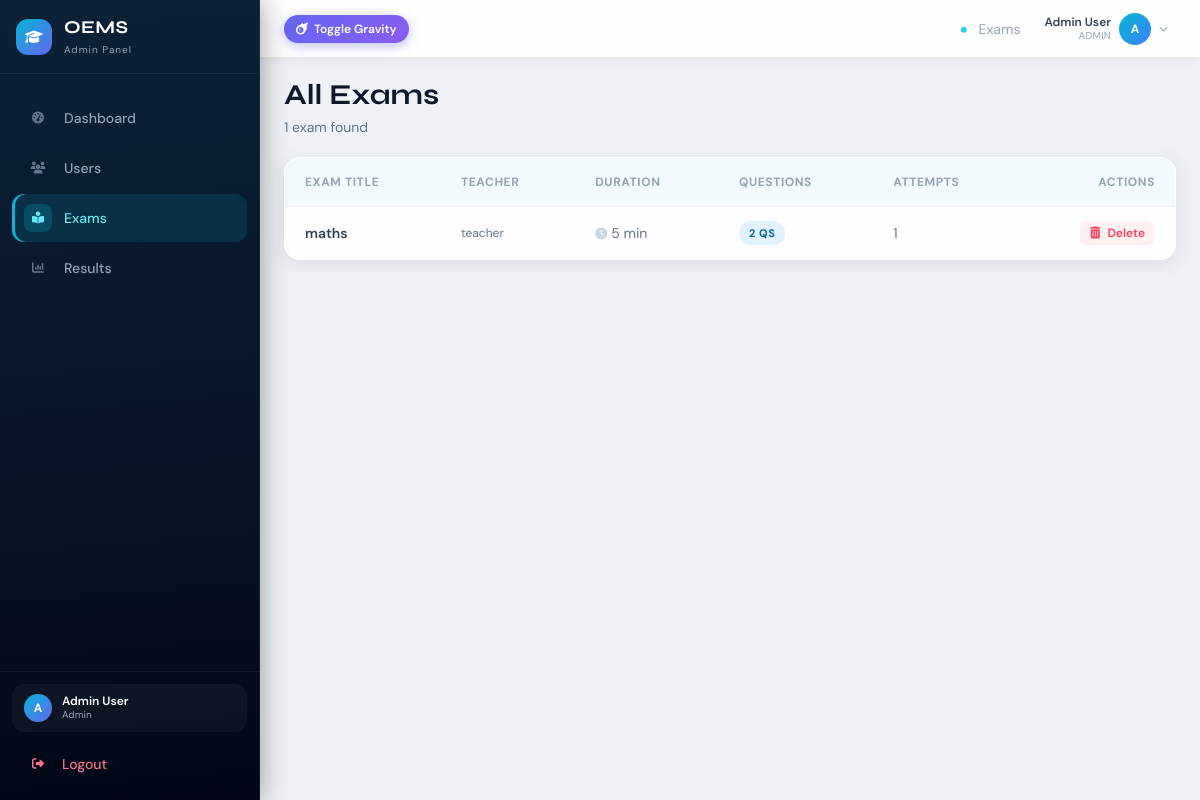
The page /exams (signed in) on the database its author committed.
### tables this page shows
CREATE TABLE exams (
            id INTEGER PRIMARY KEY AUTOINCREMENT,
            title TEXT NOT NULL,
            teacher_id INTEGER NOT NULL,
            duration INTEGER NOT NULL, -- duration in minutes
            created_at TIMESTAMP DEFAULT CURRENT_TIMESTAMP,
            FOREIGN KEY (teacher_id) REFERENCES users (id) ON DELETE CASCADE
        );

### app.py (the view, shortened to what this page needs)
@app.route('/exams')
@login_required
def exams():
    role = session.get('user_role')
    conn = models.get_db_connection()
    if role == 'admin':
        exam_list = conn.execute('''
            SELECT e.*, u.name AS teacher_name,
                   COUNT(DISTINCT q.id) AS question_count,
                   COUNT(DISTINCT r.id) AS attempt_count
            FROM exams e
            JOIN users u ON e.teacher_id = u.id
            LEFT JOIN questions q ON q.exam_id = e.id
            LEFT JOIN results   r ON r.exam_id = e.id
            GROUP BY e.id
            ORDER BY e.created_at DESC
        ''').fetchall()
        conn.close()
        return render_template('exams.html', exams=exam_list, view_type='admin')
    else:  # student
        conn.close()
        return redirect(url_for('available_exams'))

### app.py (called while the page is built)
def login_required(f):
    @wraps(f)
    def decorated(*args, **kwargs):
        if 'user_id' not in session:
            flash("Please log in to access this page.", "danger")
            return redirect(url_for('login'))
        return f(*args, **kwargs)
    return decorated

### models.py (called while the page is built)
def get_db_connection():
    db_path = os.path.join(os.path.dirname(os.path.abspath(__file__)), 'database.db')
    conn = sqlite3.connect(db_path)
    conn.row_factory = sqlite3.Row
    conn.execute('PRAGMA foreign_keys = ON')
    return conn

### templates/exams.html (shortened to what this page needs)
{% extends 'base.html' %}
{% block page_label %}Exams{% endblock %}
{% block content %}
<div class="page-header mb-5 anim-in flex flex-wrap items-center justify-between gap-3">
  <div>
    <h1>{% if view_type == 'admin' %}All Exams{% else %}My Exams{% endif %}</h1>
    <p class="text-sm text-slate-500 mt-1">{{ exams|length }} exam{{ 's' if exams|length != 1 else '' }} found</p>
  </div>
</div>
{% if exams %}
<div class="glass rounded-2xl overflow-hidden anim-in physics-element hidden sm:block">
  <div class="overflow-x-auto">
    <table class="w-full data-table">
      <thead>
        <tr class="text-left text-xs font-semibold text-slate-400 uppercase tracking-wider border-b border-slate-100">
          <th class="px-5 py-4">Exam Title</th>
          {% if view_type == 'admin' %}<th class="px-5 py-4">Teacher</th>{% endif %}
          <th class="px-5 py-4">Duration</th>
          <th class="px-5 py-4">Questions</th>
          <th class="px-5 py-4">Attempts</th>
          <th class="px-5 py-4 text-right">Actions</th>
        </tr>
      </thead>
      <tbody class="divide-y divide-slate-100">
        {% for exam in exams %}
        <tr class="text-sm hover:bg-cyan-50/30 transition">
          <td class="px-5 py-3.5 font-semibold text-slate-700 max-w-[180px] truncate">{{ exam.title }}</td>
          {% if view_type == 'admin' %}
          <td class="px-5 py-3.5 text-slate-500 text-xs">{{ exam.teacher_name }}</td>
          {% endif %}
          <td class="px-5 py-3.5 text-slate-500 whitespace-nowrap">
            <i class="fas fa-clock text-slate-300 mr-1 text-xs"></i>{{ exam.duration }} min
          </td>
          <td class="px-5 py-3.5">
            <span class="badge" style="background:#e0f2fe; color:#0369a1">{{ exam.question_count }} Qs</span>
          </td>
          <td class="px-5 py-3.5 text-slate-500">{{ exam.attempt_count }}</td>
          <td class="px-5 py-3.5 text-right">
            <div class="flex justify-end gap-1.5">
              {% if view_type == 'teacher' %}
              <a href="{{ url_for('manage_questions', exam_id=exam.id) }}"
                 class="px-2.5 py-1 text-xs font-semibold text-indigo-600 bg-indigo-50 hover:bg-indigo-100 rounded-lg transition">
                Questions
              </a>
              <a href="{{ url_for('exam_results', exam_id=exam.id) }}"
                 class="px-2.5 py-1 text-xs font-semibold text-emerald-600 bg-emerald-50 hover:bg-emerald-100 rounded-lg transition">
                Results
              </a>
              <form method="POST" action="{{ url_for('delete_exam', exam_id=exam.id) }}" class="inline"
                    onsubmit="return confirm('Delete this exam and all its questions?')">
                <button class="px-2.5 py-1 text-xs font-semibold text-rose-500 bg-rose-50 hover:bg-rose-100 rounded-lg transition">
                  <i class="fas fa-trash-alt"></i>
                </button>
              </form>
              {% else %}
              <form method="POST" action="{{ url_for('admin_delete_exam', exam_id=exam.id) }}" class="inline"
                    onsubmit="return confirm('Delete this exam?')">
                <button class="px-2.5 py-1 text-xs font-semibold text-rose-500 bg-rose-50 hover:bg-rose-100 rounded-lg transition">
                  <i class="fas fa-trash-alt mr-1"></i> Delete
                </button>
              </form>
              {% endif %}
            </div>
          </td>
        </tr>
        {% endfor %}
      </tbody>
    </table>
  </div>
</div>
{% endif %}
{% endblock %}

### static/css/styles.css (style rules this page uses)
:root { --navy: #0A192F; --navy-dk: #020617; --cyan: #06B6D4; --indigo: #6366F1; --emerald: #10B981; --amber: #F59E0B; --rose: #F43F5E; --sidebar-w: 260px; --navbar-h: 58px; --shadow-sm: 0 2px 8px rgba(0,0,0,0.06); --shadow-md: 0 4px 20px rgba(0,0,0,0.09); --shadow-lg: 0 8px 36px rgba(0,0,0,0.13); --glow-cyan: 0 4px 16px rgba(6,182,212,0.38); --glow-indigo: 0 4px 16px rgba(99,102,241,0.38); --fast: 0.15s ease; --base: 0.25s ease; --slow: 0.4s cubic-bezier(0.4, 0, 0.2, 1); }
*, *::before, *::after { box-sizing: border-box; margin: 0; padding: 0; }
body { font-family: 'DM Sans', sans-serif; background: #eef2f7; color: #1e293b; overflow-x: hidden; line-height: 1.5; }
.anim-in { animation: fadeUp 0.35s ease both; }
.glass { background: rgba(255, 255, 255, 0.82); backdrop-filter: blur(12px); -webkit-backdrop-filter: blur(12px); border: 1px solid rgba(255, 255, 255, 0.68); box-shadow: var(--shadow-md); }
.badge { display: inline-flex; align-items: center; padding: 2px 10px; border-radius: 99px; font-size: 11px; font-weight: 700; text-transform: uppercase; letter-spacing: 0.05em; white-space: nowrap; }
.data-table { width: 100%; border-collapse: collapse; }
.data-table thead tr { background: rgba(6,182,212,0.04); }
.data-table tbody tr { transition: background var(--fast); }
.page-header h1 { font-family: 'Syne', sans-serif; font-weight: 700; font-size: 1.4rem; color: #0f172a; line-height: 1.2; }
@media (min-width: 640px) { .page-header h1 { font-size: 1.8rem; } }

### rows shown on the page
exams: title "maths", teacher_name "teacher", duration "5", question_count "2", attempt_count "1"

### other values the page prints
{{ session.get('user_role') }} "Admin"
{{ session.get('user_name','U')[0].upper() }} "A"
{{ session.get('user_name') }} "Admin User"
{{ session.get('user_role') }} "ADMIN"
{{ exams|length }} "1"
